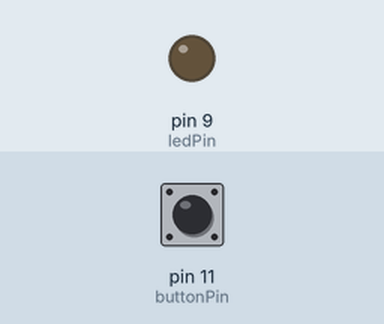
This sketch was run on a simulated Arduino Uno, built with avr-gcc and run on an emulated ATmega328P. Shown: output pins drawn as LEDs (lit = HIGH). Dashed ring = blinking. Inputs (shaded band) come from the test bench; at power-on: pin 11 (buttonPin) LOW.

Above: at 1.2 s.
1.3 s: pin 11 (buttonPin) pulled HIGH for 0.15 s
At 1.7 s:
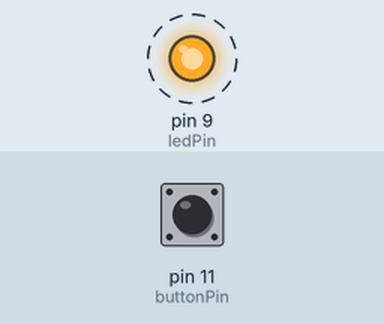
4.4 s: pin 11 (buttonPin) pulled HIGH for 1 s
6.9 s: pin 11 (buttonPin) pulled HIGH for 3.2 s
At 7.8 s:
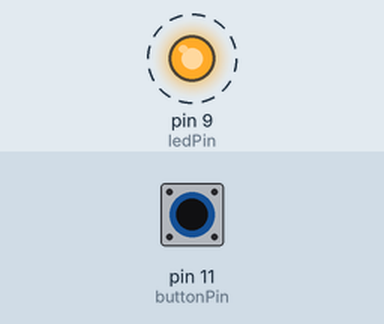
Timing chart, 0 to 17.6 s (numbered marks = the images above; inputs shaded):
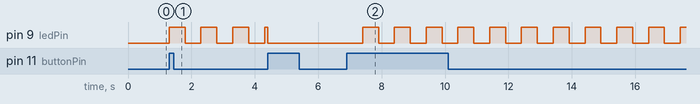

Measured:
- after the input at 1.3 s, pin 9 (ledPin): alternates HIGH for 0.50 s and LOW for 0.50 s, starting at once
- after the input at 6.9 s, pin 9 (ledPin): alternates HIGH for 0.50 s and LOW for 0.50 s, starting after 0.50 s

The sketch:

ledBlinkWithButton.ino
```cpp
const int buttonPin = 11;
const int ledPin = 9;

int ledBlink = LOW;
int ledState = LOW;
long buttonState = LOW;

long previousMillisBlink = 0;
long previousMillisSwitch = 0;

void setup()
{
    pinMode(buttonPin, INPUT);
    pinMode(ledPin, OUTPUT);

    digitalWrite(ledPin, ledState);
}

void loop()
{
    unsigned long currentMillis = millis();
    int currentButtonState = digitalRead(buttonPin);

    if (currentMillis - previousMillisBlink > 500 && ledBlink == HIGH)
    {

        previousMillisBlink = currentMillis;
        ledState = !ledState;

        digitalWrite(ledPin, ledState);
    }

    if (currentMillis - previousMillisSwitch > 50 && buttonState == LOW && currentButtonState == HIGH)
    {

        previousMillisSwitch = currentMillis;
        ledBlink = !ledBlink;

        if (ledBlink == LOW)
        {
            digitalWrite(ledPin, LOW);
        }
    }

    buttonState = currentButtonState;
}
```
